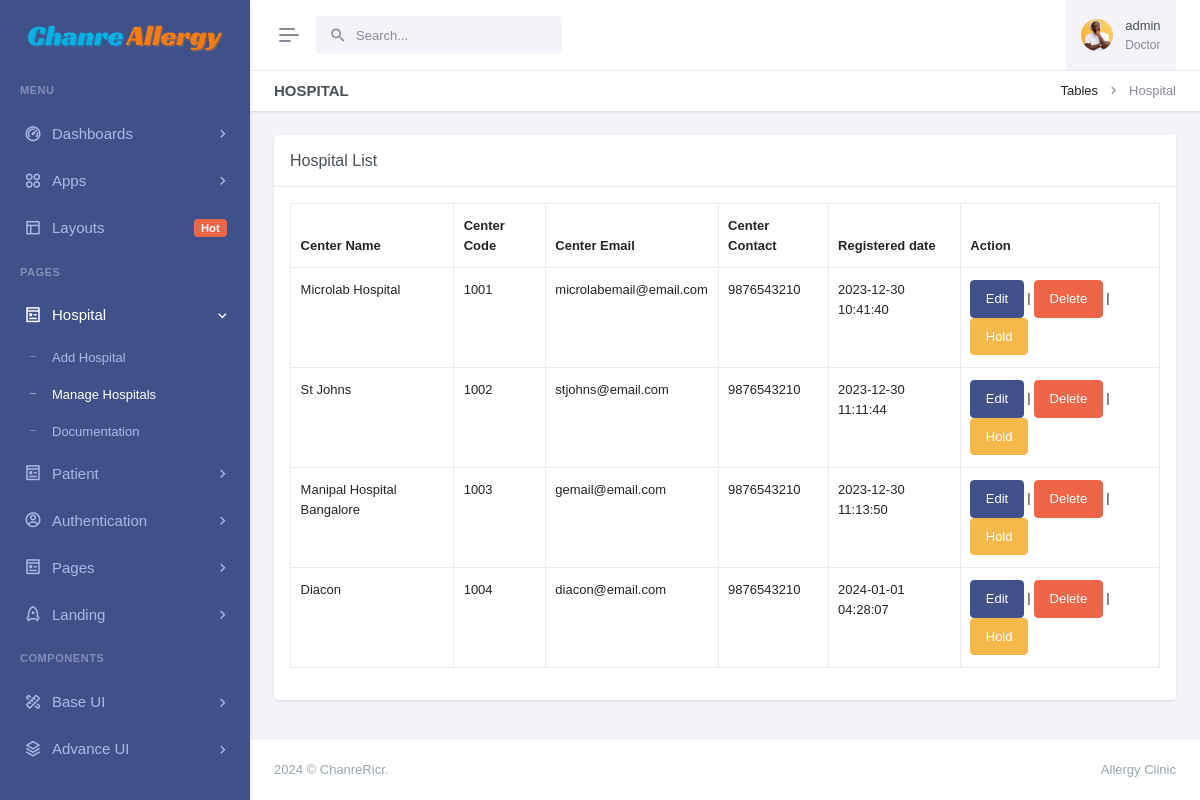
Page /view-hospital.php (signed in) on the committed database.
### tables this page shows
CREATE TABLE `tbl_center` (
  `id` int(11) NOT NULL,
  `centerName` varchar(255) NOT NULL,
  `centerCode` int(11) NOT NULL,
  `createdAt` timestamp NOT NULL DEFAULT current_timestamp(),
  `center_email` varchar(255) DEFAULT NULL,
  `center_password` varchar(255) DEFAULT NULL,
  `center_contact` varchar(55) DEFAULT NULL,
  `center_username` varchar(100) NOT NULL,
  `isActive` int(11) DEFAULT NULL,
  `alt_contact` varchar(55) DEFAULT NULL,
  `alt_center_email` varchar(255) DEFAULT NULL
);

### view-hospital.php (the view, shortened to what this page needs)
<?php
include('layout/config.php');
if (strlen($_SESSION['login']) == 0) {
    header('location:index.php');
} else {
    ?>
<!doctype html>
<html lang="en" data-layout="vertical" data-topbar="light" data-sidebar="dark" data-sidebar-size="lg"
    data-sidebar-image="none" data-preloader="disable">
<head>
    <link rel="stylesheet" href="https://cdn.datatables.net/1.11.5/css/dataTables.bootstrap5.min.css" />
    <link rel="stylesheet" href="https://cdn.datatables.net/responsive/2.2.9/css/responsive.bootstrap.min.css" />
    <link rel="stylesheet" href="https://cdn.datatables.net/buttons/2.2.2/css/buttons.dataTables.min.css">
    <link href="assets/css/bootstrap.min.css" rel="stylesheet" type="text/css" />
    <link href="assets/css/icons.min.css" rel="stylesheet" type="text/css" />
    <link href="assets/css/app.min.css" rel="stylesheet" type="text/css" />
    <link href="assets/css/custom.min.css" rel="stylesheet" type="text/css" />
</head>
<body>
    <div id="layout-wrapper">
        <?php include('admin/header.php') ?>
        <?php include('admin/leftsidebar.php') ?>
        <div class="main-content">
            <div class="page-content">
                <div class="container-fluid">
                    <div class="row">
                        <div class="col-12">
                            <div class="page-title-box d-sm-flex align-items-center justify-content-between">
                                <h4 class="mb-sm-0">Hospital</h4>
                                <div class="page-title-right">
                                    <ol class="breadcrumb m-0">
                                        <li class="breadcrumb-item"><a href="javascript: void(0);">Tables</a></li>
                                        <li class="breadcrumb-item active">Hospital</li>
                                    </ol>
                                </div>
                            </div>
                        </div>
                    </div>
                    <div class="row">
                        <div class="col-lg-12">
                            <div class="card">
                                <div class="card-header">
                                    <h5 class="card-title mb-0">Hospital List</h5>
                                </div>
                                <div class="card-body">
                                    <div class="table-responsive">
                                        <table id="buttons-datatables" class="display table table-bordered"
                                            style="width:100%">
                                            <thead>
                                                <tr>
                                                    <th>Center Name</th>
                                                    <th>Center Code</th>
                                                    <th>Center Email</th>
                                                    <th>Center Contact</th>
                                                    <th>Registered date</th>
                                                    <th>Action</th>
                                                </tr>
                                            </thead>
                                            <tbody>
                                                <?php
                                                    $myquery = mysqli_query($conn, 'Select * from tbl_center');
                                                    while ($row = mysqli_fetch_array($myquery)) {
                                                        ?>
                                                <tr>
                                                    <td>
                                                        <?php echo htmlentities($row['centerName']) ?>
                                                    </td>
                                                    <td>
                                                        <?php echo htmlentities($row['centerCode']) ?>
                                                    </td>
                                                    <td>
                                                        <?php echo htmlentities($row['center_email']) ?>
                                                    </td>
                                                    <td>
                                                        <?php echo htmlentities($row['center_contact']) ?>
                                                    </td>
                                                    <td>
                                                        <?php echo htmlentities($row['createdAt']) ?>
                                                    </td>
                                                    <td>
                                                        <a href="edit-center.php?hid=<?php echo htmlentities($row['centerCode']) ?>"
                                                            class="btn btn-primary">Edit</a>
                                                        | <a class="btn btn-danger"
                                                            href="view-hospital.php?pid=<?php echo htmlentities($row['id']); ?>&&action=del"
                                                            onclick="return confirm('Do you reaaly want to delete ?')">
                                                            Delete</a> |
                                                        <a href="" class="btn btn-warning">Hold</a>
                                                    </td>
                                                </tr>
                                                <?php } ?>
                                        </table>
                                    </div>
                                </div>
                            </div>
                        </div>
                    </div>
                </div>
            </div>
            <?php include('admin/footer.php'); ?>
        </div>
    </div>
</body>
</html>
<?php } ?>

### rows in the picture
tbl_center: centerName "Microlab Hospital", centerCode "1001", center_email "microlabemail@email.com", center_contact "9876543210", createdAt "2023-12-30 10:41:40"
tbl_center: centerName "St Johns", centerCode "1002", center_email "stjohns@email.com", center_contact "9876543210", createdAt "2023-12-30 11:11:44"
tbl_center: centerName "Manipal Hospital Bangalore", centerCode "1003", center_email "gemail@email.com", center_contact "9876543210", createdAt "2023-12-30 11:13:50"
tbl_center: centerName "Diacon", centerCode "1004", center_email "diacon@email.com", center_contact "9876543210", createdAt "2024-01-01 04:28:07"

### other values in the picture
$_SESSION['adminName'] "admin"
